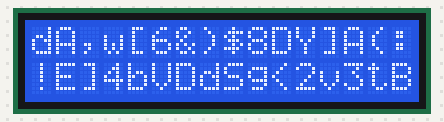
A sketch run on a simulated Arduino Uno, built with avr-gcc and run on an emulated ATmega328P. Parts: 16×2 character LCD. Random numbers use the default seed unless the sketch sets one; what the sketch prints to the serial monitor is not drawn.

Above: at 0.55 s.
At 5.46 s:
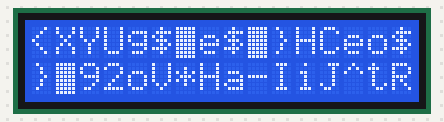
At 10.37 s:
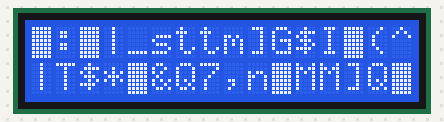
At 20.18 s:
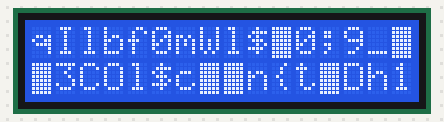
At 29.99 s:
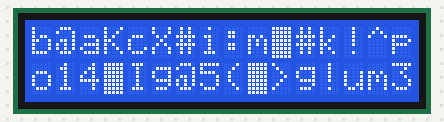
At 39.93 s:
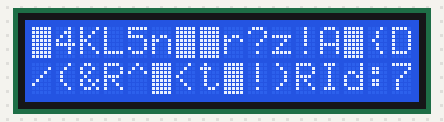

The sketch:

02_lcd_matrix_rain_000700.ino
```cpp
#include <LiquidCrystal.h>
#include <lcd_shared.h>

// RS, E, D4, D5, D6, D7
LiquidCrystal lcd(
  lcdlab::kPinRs, lcdlab::kPinE, lcdlab::kPinD4,
  lcdlab::kPinD5, lcdlab::kPinD6, lcdlab::kPinD7
);

const uint8_t COLS = lcdlab::kCols;
const uint8_t ROWS = lcdlab::kRows;
const uint16_t FRAMES_PER_CYCLE = 180;
const uint16_t FRAME_DELAY_MS = 110;
const uint16_t STARTUP_SETTLE_MS = 350;
const uint8_t STARTUP_WARMUP_FRAMES = 3;
const uint8_t STARTUP_PRIME_FRAMES = 2;
const uint16_t STARTUP_PRIME_DELAY_MS = 20;

// Per-column vertical position for a "drop"
int8_t dropRow[COLS];
uint16_t frameCounter = 0;
uint8_t warmupFrames = STARTUP_WARMUP_FRAMES;

char randomMatrixChar() {
  // Printable symbol-heavy range for a "matrix-like" effect.
  // Excludes space to keep display active.
  const char table[] =
      "0123456789"
      "ABCDEFGHIJKLMNOPQRSTUVWXYZ"
      "abcdefghijklmnopqrstuvwxyz"
      "!@#$%^&*()-_=+[]{};:,.<>?/|\\";
  return table[random(sizeof(table) - 1)];
}

void initDrops() {
  for (uint8_t c = 0; c < COLS; c++) {
    // Start each column at a random virtual row above/below screen.
    dropRow[c] = random(-3, 6);
  }
}

void drawNoiseBackground() {
  for (uint8_t r = 0; r < ROWS; r++) {
    for (uint8_t c = 0; c < COLS; c++) {
      lcd.setCursor(c, r);
      lcd.print(randomMatrixChar());
    }
  }
}

void updateDropHeads() {
  // Draw brighter "drop heads" after warmup to avoid first-frame flicker.
  for (uint8_t c = 0; c < COLS; c++) {
    if (warmupFrames == 0) {
      if (dropRow[c] >= 0 && dropRow[c] < ROWS) {
        lcd.setCursor(c, dropRow[c]);
        lcd.write(byte(255)); // Full block as "bright head"
      }
    }

    dropRow[c]++;

    // Reset drop after it passes below the screen.
    if (dropRow[c] > ROWS + random(0, 4)) {
      dropRow[c] = random(-4, 0);
    }
  }
}

void setup() {
  lcdlab::beginDefault16x2(lcd);
  // Small settle delay helps some LCD modules avoid first-frame artifacts.
  delay(STARTUP_SETTLE_MS);
  lcd.clear();
  Serial.begin(9600);

  // Seed randomness from a floating analog input.
  randomSeed(analogRead(A5));

  initDrops();

  // Prime a couple frames while display is hidden so first visible frame
  // appears stable after upload/reset.
  lcd.noDisplay();
  for (uint8_t i = 0; i < STARTUP_PRIME_FRAMES; i++) {
    drawNoiseBackground();
    delay(STARTUP_PRIME_DELAY_MS);
  }
  lcd.clear();
  lcd.display();
}

void loop() {
  // Each frame:
  // 1) redraw noisy background
  // 2) advance column heads
  // 3) emit done token when cycle budget reached
  drawNoiseBackground();
  updateDropHeads();

  if (warmupFrames > 0) {
    warmupFrames--;
  }

  frameCounter++;
  if (frameCounter >= FRAMES_PER_CYCLE) {
    // Host playlist script listens for this to move to next sketch.
    frameCounter = 0;
    Serial.println("PLAYLIST_DONE");
  }

  delay(FRAME_DELAY_MS);
}
```
